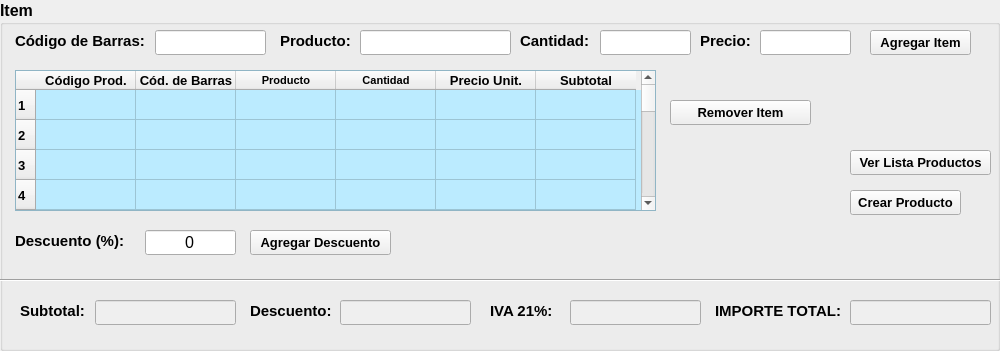
  <widget class="QGroupBox" name="groupBox_datosContacto">
   <property name="geometry">
    <rect>
     <x>10</x>
     <y>210</y>
     <width>1000</width>
     <height>351</height>
    </rect>
   </property>
   <property name="minimumSize">
    <size>
     <width>421</width>
     <height>211</height>
    </size>
   </property>
   <property name="maximumSize">
    <size>
     <width>1000</width>
     <height>900</height>
    </size>
   </property>
   <property name="font">
    <font>
     <pointsize>12</pointsize>
     <weight>75</weight>
     <bold>true</bold>
    </font>
   </property>
   <property name="cursor">
    <cursorShape>ArrowCursor</cursorShape>
   </property>
   <property name="autoFillBackground">
    <bool>false</bool>
   </property>
   <property name="title">
    <string>Item</string>
   </property>
   <widget class="QTableWidget" name="table_venta">
    <property name="geometry">
     <rect>
      <x>15</x>
      <y>70</y>
      <width>641</width>
      <height>141</height>
     </rect>
    </property>
    <property name="font">
     <font>
      <family>Arial</family>
      <pointsize>10</pointsize>
     </font>
    </property>
    <property name="cursor" stdset="0">
     <cursorShape>ArrowCursor</cursorShape>
    </property>
    <property name="styleSheet">
     <string notr="true">QTableWidget{background-color:rgb(187,235,255)}</string>
    </property>
    <property name="sizeAdjustPolicy">
     <enum>QAbstractScrollArea::AdjustIgnored</enum>
    </property>
    <property name="autoScroll">
     <bool>true</bool>
    </property>
    <property name="editTriggers">
     <set>QAbstractItemView::NoEditTriggers</set>
    </property>
    <property name="tabKeyNavigation">
     <bool>false</bool>
    </property>
    <property name="showDropIndicator" stdset="0">
     <bool>false</bool>
    </property>
    <property name="dragDropOverwriteMode">
     <bool>false</bool>
    </property>
    <row>
     <property name="text">
      <string>1</string>
     </property>
    </row>
    <row>
     <property name="text">
      <string>2</string>
     </property>
    </row>
    <row>
     <property name="text">
      <string>3</string>
     </property>
    </row>
    <row>
     <property name="text">
      <string>4</string>
     </property>
    </row>
    <row>
     <property name="text">
      <string>5</string>
     </property>
    </row>
    <row>
     <property name="text">
      <string>6</string>
     </property>
    </row>
    <row>
     <property name="text">
      <string>7</string>
     </property>
    </row>
    <row>
     <property name="text">
      <string>8</string>
     </property>
    </row>
    <row>
     <property name="text">
      <string>9</string>
     </property>
    </row>
    <row>
     <property name="text">
      <string>10</string>
     </property>
    </row>
    <row>
     <property name="text">
      <string>11</string>
     </property>
    </row>
    <row>
     <property name="text">
      <string>12</string>
     </property>
    </row>
    <row>
     <property name="text">
      <string>13</string>
     </property>
    </row>
    <row>
     <property name="text">
      <string>14</string>
     </property>
    </row>
    <row>
     <property name="text">
      <string>15</string>
     </property>
    </row>
    <row>
     <property name="text">
      <string>16</string>
     </property>
    </row>
    <row>
     <property name="text">
      <string>17</string>
     </property>
    </row>
    <row>
     <property name="text">
      <string>18</string>
     </property>
    </row>
    <row>
     <property name="text">
      <string>19</string>
     </property>
    </row>
    <row>
     <property name="text">
      <string>20</string>
     </property>
    </row>
    <row>
     <property name="text">
      <string>21</string>
     </property>
    </row>
    <row>
     <property name="text">
      <string>22</string>
     </property>
    </row>
    <row>
     <property name="text">
      <string>23</string>
     </property>
    </row>
    <row>
     <property name="text">
      <string>24</string>
     </property>
    </row>
    <row>
     <property name="text">
      <string>25</string>
     </property>
    </row>
    <row>
     <property name="text">
      <string>26</string>
     </property>
    </row>
    <row>
     <property name="text">
      <string>27</string>
     </property>
    </row>
    <row>
     <property name="text">
      <string>28</string>
     </property>
    </row>
    <row>
     <property name="text">
      <string>29</string>
     </property>
    </row>
    <row>
     <property name="text">
      <string>30</string>
     </property>
    </row>
    <row>
     <property name="text">
      <string>31</string>
     </property>
    </row>
    <row>
     <property name="text">
      <string>32</string>
     </property>
    </row>
    <row>
     <property name="text">
      <string>33</string>
     </property>
    </row>
    <row>
     <property name="text">
      <string>34</string>
     </property>
    </row>
    <row>
     <property name="text">
      <string>35</string>
     </property>
    </row>
    <row>
     <property name="text">
      <string>36</string>
     </property>
    </row>
    <row>
     <property name="text">
      <string>37</string>
     </property>
    </row>
    <row>
     <property name="text">
      <string>38</string>
     </property>
    </row>
    <row>
     <property name="text">
      <string>39</string>
     </property>
    </row>
    <row>
     <property name="text">
      <string>40</string>
     </property>
    </row>
    <row>
     <property name="text">
      <string>41</string>
     </property>
    </row>
    <row>
     <property name="text">
      <string>42</string>
     </property>
    </row>
    <row>
     <property name="text">
      <string>43</string>
     </property>
    </row>
    <row>
     <property name="text">
      <string>44</string>
     </property>
    </row>
    <row>
     <property name="text">
      <string>45</string>
     </property>
    </row>
    <row>
     <property name="text">
      <string>46</string>
     </property>
    </row>
    <row>
     <property name="text">
      <string>47</string>
     </property>
    </row>
    <row>
     <property name="text">
      <string>48</string>
     </property>
    </row>
    <row>
     <property name="text">
      <string>49</string>
     </property>
    </row>
    <row>
     <property name="text">
      <string>50</string>
     </property>
    </row>
    <column>
     <property name="text">
      <string>Código Prod.</string>
     </property>
     <property name="textAlignment">
      <set>AlignCenter</set>
     </property>
    </column>
    <column>
     <property name="text">
      <string>Cód. de Barras</string>
     </property>
    </column>
    <column>
     <property name="text">
      <string>Producto</string>
     </property>
     <property name="font">
      <font>
       <pointsize>8</pointsize>
       <kerning>true</kerning>
      </font>
     </property>
     <property name="textAlignment">
      <set>AlignCenter</set>
     </property>
    </column>
    <column>
     <property name="text">
      <string>Cantidad</string>
     </property>
     <property name="font">
      <font>
       <pointsize>8</pointsize>
      </font>
     </property>
     <property name="textAlignment">
      <set>AlignCenter</set>
     </property>
    </column>
    <column>
     <property name="text">
      <string>Precio Unit.</string>
     </property>
     <property name="textAlignment">
      <set>AlignCenter</set>
     </property>
    </column>
    <column>
     <property name="text">
      <string>Subtotal</string>
     </property>
    </column>
    <item row="0" column="0">
     <property name="text">
      <string/>
     </property>
     <property name="font">
      <font>
       <family>Arial</family>
       <pointsize>12</pointsize>
      </font>
     </property>
    </item>
    <item row="0" column="3">
     <property name="text">
      <string/>
     </property>
    </item>
   </widget>
   <widget class="QLabel" name="codprod">
    <property name="geometry">
     <rect>
      <x>15</x>
      <y>30</y>
      <width>141</width>
      <height>21</height>
     </rect>
    </property>
    <property name="font">
     <font>
      <pointsize>11</pointsize>
      <weight>75</weight>
      <bold>true</bold>
     </font>
    </property>
    <property name="text">
     <string>Código de Barras:</string>
    </property>
   </widget>
   <widget class="QLineEdit" name="input_cantidad">
    <property name="geometry">
     <rect>
      <x>600</x>
      <y>30</y>
      <width>91</width>
      <height>25</height>
     </rect>
    </property>
    <property name="font">
     <font>
      <family>Arial</family>
      <pointsize>12</pointsize>
      <weight>50</weight>
      <bold>false</bold>
     </font>
    </property>
    <property name="cursor">
     <cursorShape>IBeamCursor</cursorShape>
    </property>
    <property name="layoutDirection">
     <enum>Qt::LeftToRight</enum>
    </property>
    <property name="text">
     <string/>
    </property>
    <property name="maxLength">
     <number>5</number>
    </property>
    <property name="alignment">
     <set>Qt::AlignCenter</set>
    </property>
   </widget>
   <widget class="QLabel" name="tcant">
    <property name="geometry">
     <rect>
      <x>520</x>
      <y>30</y>
      <width>71</width>
      <height>21</height>
     </rect>
    </property>
    <property name="font">
     <font>
      <pointsize>11</pointsize>
      <weight>75</weight>
      <bold>true</bold>
     </font>
    </property>
    <property name="text">
     <string>Cantidad:</string>
    </property>
   </widget>
   <widget class="QPushButton" name="boton_agregarItem">
    <property name="geometry">
     <rect>
      <x>870</x>
      <y>30</y>
      <width>101</width>
      <height>25</height>
     </rect>
    </property>
    <property name="font">
     <font>
      <pointsize>10</pointsize>
      <weight>75</weight>
      <bold>true</bold>
     </font>
    </property>
    <property name="text">
     <string>Agregar Item</string>
    </property>
   </widget>
   <widget class="QPushButton" name="boton_agregarprod">
    <property name="geometry">
     <rect>
      <x>850</x>
      <y>190</y>
      <width>111</width>
      <height>25</height>
     </rect>
    </property>
    <property name="font">
     <font>
      <pointsize>10</pointsize>
      <weight>75</weight>
      <bold>true</bold>
     </font>
    </property>
    <property name="text">
     <string>Crear Producto</string>
    </property>
   </widget>
   <widget class="QPushButton" name="boton_buscar">
    <property name="geometry">
     <rect>
      <x>850</x>
      <y>150</y>
      <width>141</width>
      <height>25</height>
     </rect>
    </property>
    <property name="font">
     <font>
      <pointsize>10</pointsize>
      <weight>75</weight>
      <bold>true</bold>
     </font>
    </property>
    <property name="text">
     <string>Ver Lista Productos</string>
    </property>
    <property name="icon">
     <iconset>
      <normaloff>../../../Users/Maxi/.designer/..Imagenes/buscar.png</normaloff>../../../Users/Maxi/.designer/..Imagenes/buscar.png</iconset>
    </property>
    <property name="iconSize">
     <size>
      <width>15</width>
      <height>20</height>
     </size>
    </property>
   </widget>
   <widget class="QLineEdit" name="input_precio">
    <property name="geometry">
     <rect>
      <x>760</x>
      <y>30</y>
      <width>91</width>
      <height>25</height>
     </rect>
    </property>
    <property name="font">
     <font>
      <family>Arial</family>
      <pointsize>12</pointsize>
      <weight>50</weight>
      <bold>false</bold>
     </font>
    </property>
    <property name="cursor">
     <cursorShape>IBeamCursor</cursorShape>
    </property>
    <property name="layoutDirection">
     <enum>Qt::LeftToRight</enum>
    </property>
    <property name="text">
     <string/>
    </property>
    <property name="maxLength">
     <number>5</number>
    </property>
    <property name="alignment">
     <set>Qt::AlignCenter</set>
    </property>
   </widget>
   <widget class="QLabel" name="precio">
    <property name="geometry">
     <rect>
      <x>700</x>
      <y>30</y>
      <width>61</width>
      <height>21</height>
     </rect>
    </property>
    <property name="font">
     <font>
      <pointsize>11</pointsize>
      <weight>75</weight>
      <bold>true</bold>
     </font>
    </property>
    <property name="text">
     <string>Precio:</string>
    </property>
   </widget>
   <widget class="QLabel" name="precio_2">
    <property name="geometry">
     <rect>
      <x>490</x>
      <y>300</y>
      <width>81</width>
      <height>21</height>
     </rect>
    </property>
    <property name="font">
     <font>
      <pointsize>11</pointsize>
      <weight>75</weight>
      <bold>true</bold>
     </font>
    </property>
    <property name="text">
     <string>IVA 21%:</string>
    </property>
   </widget>
   <widget class="QLineEdit" name="input_iva">
    <property name="enabled">
     <bool>false</bool>
    </property>
    <property name="geometry">
     <rect>
      <x>570</x>
      <y>300</y>
      <width>131</width>
      <height>25</height>
     </rect>
    </property>
    <property name="font">
     <font>
      <family>Arial</family>
      <pointsize>12</pointsize>
      <weight>75</weight>
      <bold>true</bold>
     </font>
    </property>
    <property name="cursor">
     <cursorShape>IBeamCursor</cursorShape>
    </property>
    <property name="layoutDirection">
     <enum>Qt::LeftToRight</enum>
    </property>
    <property name="text">
     <string/>
    </property>
    <property name="maxLength">
     <number>5</number>
    </property>
    <property name="alignment">
     <set>Qt::AlignLeading|Qt::AlignLeft|Qt::AlignVCenter</set>
    </property>
   </widget>
   <widget class="QLineEdit" name="input_subtotal">
    <property name="enabled">
     <bool>false</bool>
    </property>
    <property name="geometry">
     <rect>
      <x>95</x>
      <y>300</y>
      <width>141</width>
      <height>25</height>
     </rect>
    </property>
    <property name="font">
     <font>
      <family>Arial</family>
      <pointsize>12</pointsize>
      <weight>75</weight>
      <bold>true</bold>
     </font>
    </property>
    <property name="cursor">
     <cursorShape>IBeamCursor</cursorShape>
    </property>
    <property name="layoutDirection">
     <enum>Qt::LeftToRight</enum>
    </property>
    <property name="text">
     <string/>
    </property>
    <property name="maxLength">
     <number>5</number>
    </property>
    <property name="alignment">
     <set>Qt::AlignLeading|Qt::AlignLeft|Qt::AlignVCenter</set>
    </property>
   </widget>
   <widget class="QLabel" name="precio_3">
    <property name="geometry">
     <rect>
      <x>20</x>
      <y>300</y>
      <width>81</width>
      <height>21</height>
     </rect>
    </property>
    <property name="font">
     <font>
      <pointsize>11</pointsize>
      <weight>75</weight>
      <bold>true</bold>
     </font>
    </property>
    <property name="text">
     <string>Subtotal:</string>
    </property>
   </widget>
   <widget class="QLabel" name="precio_4">
    <property name="geometry">
     <rect>
      <x>250</x>
      <y>300</y>
      <width>131</width>
      <height>21</height>
     </rect>
    </property>
    <property name="font">
     <font>
      <pointsize>11</pointsize>
      <weight>75</weight>
      <bold>true</bold>
     </font>
    </property>
    <property name="text">
     <string>Descuento:</string>
    </property>
   </widget>
   <widget class="QLineEdit" name="input_descuento_2">
    <property name="enabled">
     <bool>false</bool>
    </property>
    <property name="geometry">
     <rect>
      <x>340</x>
      <y>300</y>
      <width>131</width>
      <height>25</height>
     </rect>
    </property>
    <property name="font">
     <font>
      <family>Arial</family>
      <pointsize>12</pointsize>
      <weight>75</weight>
      <bold>true</bold>
     </font>
    </property>
    <property name="cursor">
     <cursorShape>IBeamCursor</cursorShape>
    </property>
    <property name="layoutDirection">
     <enum>Qt::LeftToRight</enum>
    </property>
    <property name="text">
     <string/>
    </property>
    <property name="maxLength">
     <number>5</number>
    </property>
    <property name="alignment">
     <set>Qt::AlignLeading|Qt::AlignLeft|Qt::AlignVCenter</set>
    </property>
   </widget>
   <widget class="QLineEdit" name="input_importe">
    <property name="enabled">
     <bool>false</bool>
    </property>
    <property name="geometry">
     <rect>
      <x>850</x>
      <y>300</y>
      <width>141</width>
      <height>25</height>
     </rect>
    </property>
    <property name="font">
     <font>
      <family>Arial</family>
      <pointsize>12</pointsize>
      <weight>75</weight>
      <bold>true</bold>
     </font>
    </property>
    <property name="cursor">
     <cursorShape>IBeamCursor</cursorShape>
    </property>
    <property name="layoutDirection">
     <enum>Qt::LeftToRight</enum>
    </property>
    <property name="text">
     <string/>
    </property>
    <property name="maxLength">
     <number>5</number>
    </property>
    <property name="alignment">
     <set>Qt::AlignLeading|Qt::AlignLeft|Qt::AlignVCenter</set>
    </property>
   </widget>
   <widget class="QLabel" name="precio_5">
    <property name="geometry">
     <rect>
      <x>715</x>
      <y>300</y>
      <width>131</width>
      <height>21</height>
     </rect>
    </property>
    <property name="font">
     <font>
      <pointsize>11</pointsize>
      <weight>75</weight>
      <bold>true</bold>
     </font>
    </property>
    <property name="text">
     <string>IMPORTE TOTAL:</string>
    </property>
   </widget>
   <widget class="Line" name="line">
    <property name="geometry">
     <rect>
      <x>0</x>
      <y>260</y>
      <width>1001</width>
      <height>41</height>
     </rect>
    </property>
    <property name="orientation">
     <enum>Qt::Horizontal</enum>
    </property>
   </widget>
   <widget class="QLineEdit" name="input_nombreProd">
    <property name="geometry">
     <rect>
      <x>360</x>
      <y>30</y>
      <width>151</width>
      <height>25</height>
     </rect>
    </property>
    <property name="font">
     <font>
      <family>Arial</family>
      <pointsize>12</pointsize>
      <weight>50</weight>
      <bold>false</bold>
     </font>
    </property>
    <property name="text">
     <string/>
    </property>
    <property name="maxLength">
     <number>14</number>
    </property>
    <property name="alignment">
     <set>Qt::AlignCenter</set>
    </property>
    <property name="placeholderText">
     <string/>
    </property>
   </widget>
   <widget class="QLabel" name="codprod_2">
    <property name="geometry">
     <rect>
      <x>280</x>
      <y>30</y>
      <width>81</width>
      <height>21</height>
     </rect>
    </property>
    <property name="font">
     <font>
      <pointsize>11</pointsize>
      <weight>75</weight>
      <bold>true</bold>
     </font>
    </property>
    <property name="text">
     <string>Producto:</string>
    </property>
   </widget>
   <widget class="QLineEdit" name="input_codprod">
    <property name="geometry">
     <rect>
      <x>155</x>
      <y>30</y>
      <width>111</width>
      <height>25</height>
     </rect>
    </property>
    <property name="font">
     <font>
      <family>Arial</family>
      <pointsize>12</pointsize>
      <weight>50</weight>
      <bold>false</bold>
     </font>
    </property>
    <property name="text">
     <string/>
    </property>
    <property name="maxLength">
     <number>14</number>
    </property>
    <property name="alignment">
     <set>Qt::AlignCenter</set>
    </property>
    <property name="placeholderText">
     <string/>
    </property>
   </widget>
   <widget class="QPushButton" name="boton_remover">
    <property name="geometry">
     <rect>
      <x>670</x>
      <y>100</y>
      <width>141</width>
      <height>25</height>
     </rect>
    </property>
    <property name="font">
     <font>
      <pointsize>10</pointsize>
      <weight>75</weight>
      <bold>true</bold>
     </font>
    </property>
    <property name="text">
     <string>Remover Item</string>
    </property>
    <property name="icon">
     <iconset>
      <normaloff>../../../Users/Maxi/.designer/..Imagenes/buscar.png</normaloff>../../../Users/Maxi/.designer/..Imagenes/buscar.png</iconset>
    </property>
    <property name="iconSize">
     <size>
      <width>15</width>
      <height>20</height>
     </size>
    </property>
   </widget>
   <widget class="QLineEdit" name="input_descuento">
    <property name="enabled">
     <bool>true</bool>
    </property>
    <property name="geometry">
     <rect>
      <x>145</x>
      <y>230</y>
      <width>91</width>
      <height>25</height>
     </rect>
    </property>
    <property name="font">
     <font>
      <family>Arial</family>
      <pointsize>12</pointsize>
      <weight>50</weight>
      <bold>false</bold>
     </font>
    </property>
    <property name="cursor">
     <cursorShape>IBeamCursor</cursorShape>
    </property>
    <property name="layoutDirection">
     <enum>Qt::LeftToRight</enum>
    </property>
    <property name="text">
     <string>0</string>
    </property>
    <property name="maxLength">
     <number>5</number>
    </property>
    <property name="alignment">
     <set>Qt::AlignCenter</set>
    </property>
   </widget>
   <widget class="QLabel" name="precio_6">
    <property name="geometry">
     <rect>
      <x>15</x>
      <y>230</y>
      <width>131</width>
      <height>21</height>
     </rect>
    </property>
    <property name="font">
     <font>
      <pointsize>11</pointsize>
      <weight>75</weight>
      <bold>true</bold>
     </font>
    </property>
    <property name="text">
     <string>Descuento (%):</string>
    </property>
   </widget>
   <widget class="QPushButton" name="boton_agregarDescuento">
    <property name="geometry">
     <rect>
      <x>250</x>
      <y>230</y>
      <width>141</width>
      <height>25</height>
     </rect>
    </property>
    <property name="font">
     <font>
      <pointsize>10</pointsize>
      <weight>75</weight>
      <bold>true</bold>
     </font>
    </property>
    <property name="text">
     <string>Agregar Descuento</string>
    </property>
   </widget>
  </widget>
